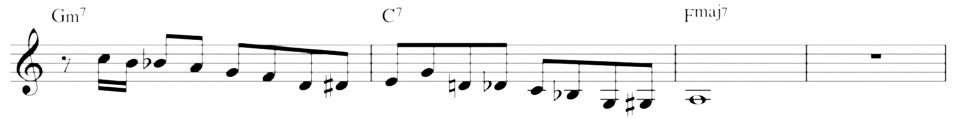
#> input picture images/pngs/00licks.png, 1920 x 238 px (shown at 1/2 size)
$ python -i build_review_pdf.py   (imports and definitions only)
#> lines starting #> are read from the running program, lines starting #| are printed output that depends on the picture; after the words box and inside, x2 and y2 are one past the last pixel; in counts of white or black regions, pixels touching at a corner belong together
#> further down, picture is the input picture: PIL image 1920x238 RGBA; mean R, G, B, A 0, 0, 0, 13.1
"""Build review PDF: source PNG + rendered ABC clone for all 100 licks.

Runs abcm2ps on licks.abc (once, batching), converts each EPS to PNG with gs,
crops each to its content bbox, then assembles pages: 2 licks per page with
source on top and ABC render below.
"""
from __future__ import annotations
import subprocess
import tempfile
from pathlib import Path
import numpy as np
from PIL import Image, ImageDraw, ImageFont

HERE = Path(__file__).parent
PNG_DIR = HERE / "pngs"
ABC_SRC = HERE / "licks.abc"
OUT = HERE / "review.pdf"

PAGE_W, PAGE_H = 1700, 2200      # letter-ish @ 200dpi
MARGIN = 60
PER_PAGE = 2                     # two licks per page
GAP_BLOCKS = 80                  # gap between consecutive licks
GAP_PAIR = 20                    # gap between source and ABC for same lick
LABEL_H = 44
HEADER = """%abc-2.1
%%leftmargin 1.0cm
%%rightmargin 1.0cm
%%topspace 0.2cm
%%musicspace 0.4cm
%%staffsep 30pt
%%scale 0.85

"""

# [27 lines left out: functions find_font, render_abc, not called in this run]

def crop_to_content(im: Image.Image, pad: int = 15) -> Image.Image:
#> called with pad = 15
    if im.mode == "RGBA":
        bg = Image.new("RGB", im.size, "white")
#> bg: PIL image 1920x238 RGB; every value is 255
        bg.paste(im, mask=im.split()[3])
        im = bg
    else:
        im = im.convert("RGB")
    arr = np.asarray(im.convert("L"))
    dark = arr < 200
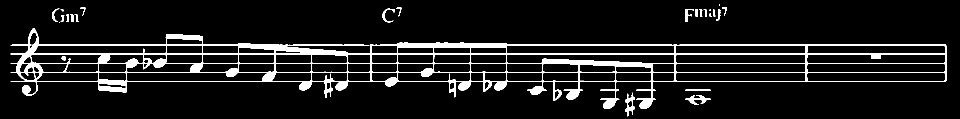
#> dark: shape (238, 1920) bool (shown at 1/2 size); 7.5% white; 25 white regions (4 under 20 px), largest, box (x1, y1, x2, y2) and area: (21, 56, 1893, 218) 31944, (1370, 190, 1422, 209) 391, (1251, 185, 1269, 233) 354
    ys, xs = np.where(dark)
    if len(xs) == 0:
        return im
    y0 = max(0, ys.min() - pad)
#> y0 = 0
    y1 = min(arr.shape[0], ys.max() + pad + 1)
#> y1 = 238
    x0 = max(0, xs.min() - pad)
#> x0 = 6
    x1 = min(arr.shape[1], xs.max() + pad + 1)
#> x1 = 1908
    return im.crop((x0, y0, x1, y1))
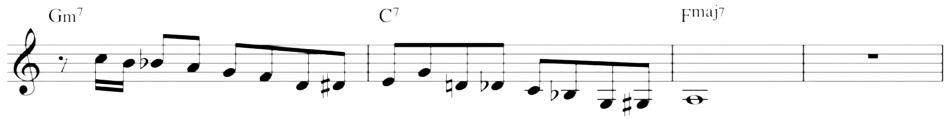
#> returned value: PIL image 1902x238 RGB (shown at 1/2 size); min 0, max 255, mean 241.7

# [56 lines left out: functions load_source, scale_to_width, main, not called in this run]

# [2 lines not run here, left out]

>>> from PIL import Image
>>> picture = Image.open('pngs/00licks.png')
>>> result = crop_to_content(picture)

$ run again, on images/pngs/04licks.png
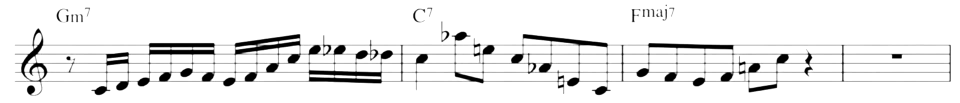
#> input picture images/pngs/04licks.png, 1920 x 205 px (shown at 1/2 size)
#> picture is the input picture: PIL image 1920x205 RGBA; mean R, G, B, A 0, 0, 0, 20
#> in crop_to_content, `dark = arr < 200`:
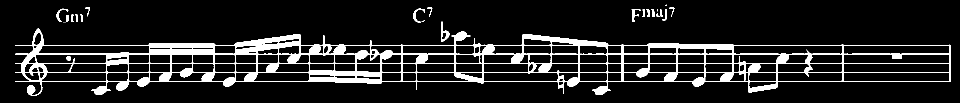
#> dark: shape (205, 1920) bool (shown at 1/2 size); 11.2% white; 24 white regions (5 under 20 px), largest, box (x1, y1, x2, y2) and area: (30, 56, 1902, 191) 42545, (883, 43, 899, 84) 214, (826, 17, 850, 45) 176
#> y0 = 0
#> y1 = 205
#> x0 = 15
#> x1 = 1917
#> in crop_to_content, `return im.crop((x0, y0, x1, y1))`:
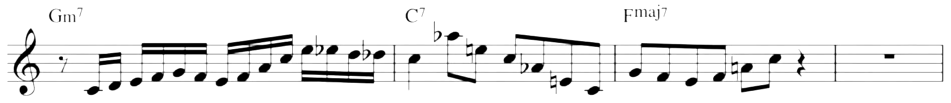
#> returned value: PIL image 1902x205 RGB (shown at 1/2 size); min 0, max 255, mean 234.8

$ run again, on images/pngs/05licks.png
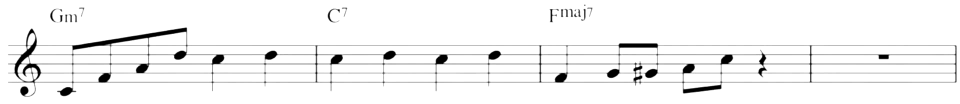
#> input picture images/pngs/05licks.png, 1920 x 207 px (shown at 1/2 size)
#> picture is the input picture: PIL image 1920x207 RGBA; mean R, G, B, A 0, 0, 0, 11.9
#> in crop_to_content, `dark = arr < 200`:
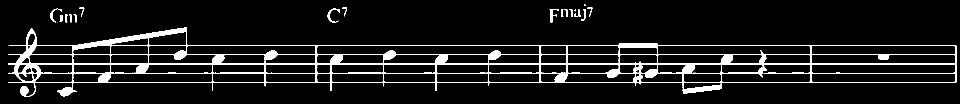
#> dark: shape (207, 1920) bool (shown at 1/2 size); 7.5% white; 20 white regions (3 under 20 px), largest, box (x1, y1, x2, y2) and area: (16, 55, 1913, 194) 28542, (655, 17, 680, 45) 188, (1099, 18, 1118, 45) 161
#> y0 = 0
#> y1 = 207
#> x0 = 1
#> x1 = 1920
#> in crop_to_content, `return im.crop((x0, y0, x1, y1))`:
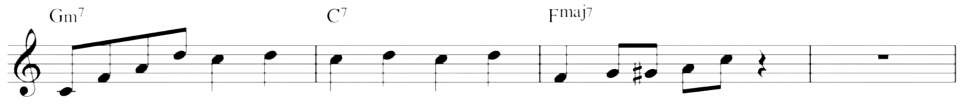
#> returned value: PIL image 1919x207 RGB (shown at 1/2 size); min 0, max 255, mean 243.1

$ run again, on images/pngs/06licks.png
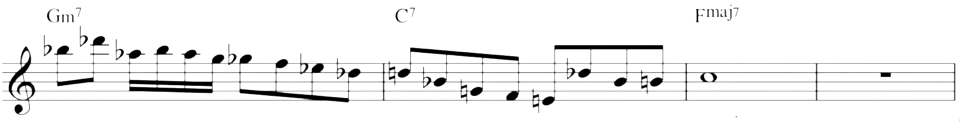
#> input picture images/pngs/06licks.png, 1920 x 243 px (shown at 1/2 size)
#> picture is the input picture: PIL image 1920x243 RGBA; mean R, G, B, A 0, 0, 0, 14.8
#> in crop_to_content, `dark = arr < 200`:
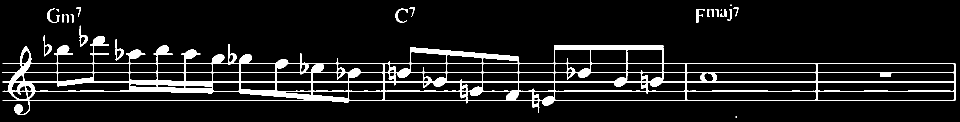
#> dark: shape (243, 1920) bool (shown at 1/2 size); 8.8% white; 23 white regions (3 under 20 px), largest, box (x1, y1, x2, y2) and area: (4, 72, 1911, 230) 39067, (231, 78, 248, 121) 241, (159, 51, 176, 94) 235
#> y0 = 0
#> y1 = 243
#> x0 = 0
#> x1 = 1920
